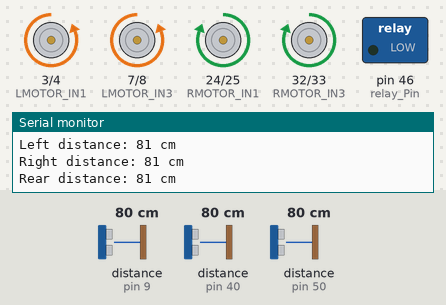
Bench run of a sketch on a simulated Arduino Mega 2560, built with avr-gcc and run on an emulated ATmega2560. Parts: motor-driver pin pairs drawn as motors (green arrow = first pin HIGH = forward, orange = second pin HIGH = backward, longer = more drive), switched loads named in the sketch (green lamp = pin HIGH), the last lines printed to the serial monitor. The test bench sets the inputs (shaded band); at power-on: distance to the obstacle (sensors on pin 40, pin 50, pin 9) 80 cm. The echo pulse lasts 58.3 µs per cm.

Above: at 1.2 s.
1.3 s: distance to the obstacle (sensor on pin 40) set to 17 cm
4.3 s: distance to the obstacle (sensor on pin 40) set to 13 cm
At 4.47 s:
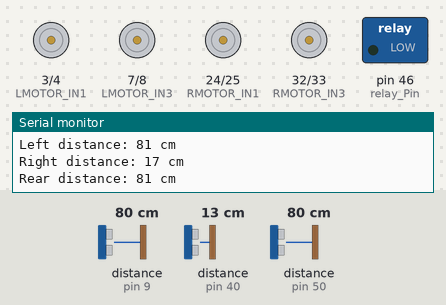
At 5.0 s:
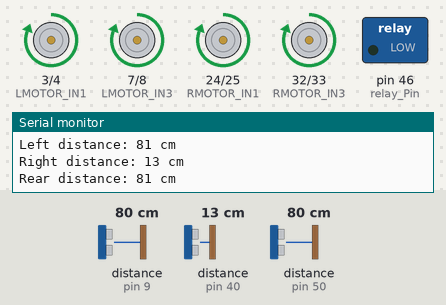
7.3 s: distance to the obstacle (sensor on pin 50) set to 17 cm
10.3 s: distance to the obstacle (sensor on pin 50) set to 12 cm
At 10.86 s:
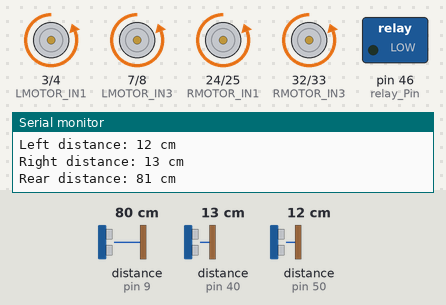
13.3 s: distance to the obstacle (sensor on pin 9) set to 17 cm
16.3 s: distance to the obstacle (sensor on pin 9) set to 13 cm
At 17.4 s:
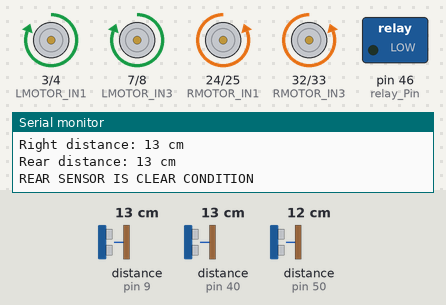
Timing chart, 0 to 20.3 s (numbered marks = the images above; inputs shaded):
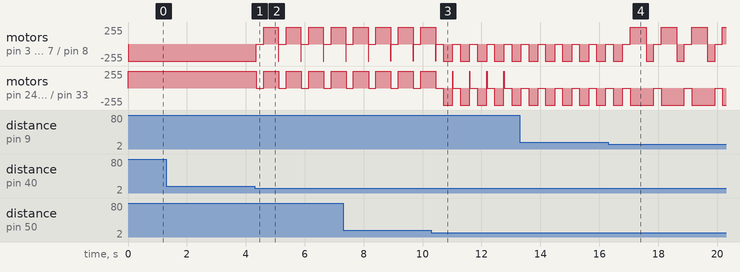

The sketch:

auto_3_sensors.ino
```cpp
#include "SoftwareSerial.h"
#include "NewPing.h"

// -- Define Pins -- //

#define relay_Pin 46

#define LMOTOR_IN1 3
#define LMOTOR_IN2 4
#define LMOTOR_IN3 7
#define LMOTOR_IN4 8
#define RMOTOR_IN1 24
#define RMOTOR_IN2 25
#define RMOTOR_IN3 32
#define RMOTOR_IN4 33

//Sonar sensor pins, accomodates all three current sensors
#define TRIGLEFT 52
#define ECHOLEFT 50
#define TRIGRIGHT 42
#define ECHORIGHT 40
#define TRIGREAR 10
#define ECHOREAR 9

#define MAX_DIST 400

//NOT SURE WHAT THIS BLUETOOTH CODE IS
/*
SoftwareSerial bluetooth(12, 13);
bool BTconnected = false;
const byte BTpin = 5;
*/

//NewPing sonar(TRIG, ECHO, MAXT_DIST);

//1st sonar sensor (left) is DIGITAL PIN: echo: 50, and trigger: 52
//2nd sonar sensor (right) is DIGITAL PIN: echo: 40, trigger: 42
//3rd sonar sensor (rear) is DIGITAL PIN: echo: 9, and trigger: 10

//New sonar sensor ping initialization
NewPing sonarleft(TRIGLEFT, ECHOLEFT, MAX_DIST);
NewPing sonarright(TRIGRIGHT, ECHORIGHT, MAX_DIST);
NewPing sonarrear(TRIGREAR, ECHOREAR, MAX_DIST);

int distleft, distright, distrear;

// -------------------------------------------------------------------------- //

void setup() { //I/O setup function

  //Motor I/O initialization
  pinMode(relay_Pin, OUTPUT);
  pinMode(LMOTOR_IN1, OUTPUT);
  pinMode(LMOTOR_IN2, OUTPUT);
  pinMode(LMOTOR_IN3, OUTPUT);
  pinMode(LMOTOR_IN4, OUTPUT);

  pinMode(RMOTOR_IN1, OUTPUT);
  pinMode(RMOTOR_IN2, OUTPUT);
  pinMode(RMOTOR_IN3, OUTPUT);
  pinMode(RMOTOR_IN4, OUTPUT);

  //BLUETOOTH FUNCTION TO BE REIMPLEMENTED WHEN BLUETOOTH INTEGRATION HAPPENS
  /*
  pinMode(BTpin, INPUT);
  */

  //USE SERIAL FOR TESTING. USE BLUETOOTH FOR THE FINAL APPPLICATION
  Serial.begin(9600);
  //bluetooth.begin(9600);
  Brake();

  //INITIALIZE BLUETOOTH CONNECTION, COMMENTED OUT FOR DRIVING TESTING
  /*
  while(!BTconnected) {
    if(digitalRead(BTpin) == HIGH) { //Bluetooth function to be reimplemented when bluetooth integration happens
      BTconnected = true;
    }
  }
  */
}

//DEBUG LINES OF CODE ARE COMMENTED OUT, UNCOMMENT TO USE FOR DEBUG PURPOSES
void loop() { //loop main function

  //Flags for turn statuses
  bool LeftTurn = false;
  bool RightTurn = false;
  bool Straight = false;
  bool Reversing = false;

  distleft = sonarleft.ping_cm();
  distright = sonarright.ping_cm();
  distrear = sonarrear.ping_cm();

  if(distleft >= 15 && distright >= 15){ //if left and right are clear, drive forward
    //Serial.println("MAIN DRIVE FORWARD CONDITION");
    Straight = true;
    Forward();
    //Serial.println("CALL FORWARD 99");
    Serial.print("Left distance: ");
    Serial.print(distleft);
    Serial.println(" cm");
    Serial.print("Right distance: ");
    Serial.print(distright);
    Serial.println(" cm");
    Serial.print("Rear distance: ");
    Serial.print(distrear);
    Serial.println(" cm");
  }

  Forward();
  //Serial.println("CALL FORWARD 112");
  if(distleft < 15 && distright >= 15){ //if left sensor detects obstacle within 15 cm, turn right
    //Serial.println("LEFT SENSOR IS BLOCKED CONDITION");
    Brake();
    //Serial.println("CALL BRAKE 116");
    Straight = false;
    delay(250);
    //Serial.println("CALL DELAY 119");
    RightTurn = true;
    Right();
    //Serial.println("CALL RIGHT 122");
    Serial.print("Left distance: ");
    Serial.print(distleft);
    Serial.println(" cm");
    Serial.print("Right distance: ");
    Serial.print(distright);
    Serial.println(" cm");
    Serial.print("Rear distance: ");
    Serial.print(distrear);
    Serial.println(" cm");
    delay(500);
    //Serial.println("CALL DELAY 133");
  }
  RightTurn = false;

  Straight = true;
  Forward();
  //Serial.println("CALL FORWARD 139");
  if(distright < 15 && distleft >= 15){ //if right sensor detects obstacle within 15 cm, turn left
    //Serial.println("RIGHT SENSOR IS BLOCKED CONDITION");
    Brake();
    //Serial.println("CALL BRAKE 143");
    Straight = false;
    delay(250);
    //Serial.println("CALL DELAY 146");
    Left();
    //Serial.println("CALL LEFT 148");
    Serial.print("Left distance: ");
    Serial.print(distleft);
    Serial.println(" cm");
    Serial.print("Right distance: ");
    Serial.print(distright);
    Serial.println(" cm");
    Serial.print("Rear distance: ");
    Serial.print(distrear);
    Serial.println(" cm");
    delay(500);
    //Serial.println("CALL DELAY 159");
  }
  LeftTurn = false;

  Straight = true;
  Forward();
  //Serial.println("CALL FORWARD 165");
  if(distright < 15 && distleft < 15){ //if both front sensors are obstructed, drive in reverse
    //Serial.println("BOTH FRONT SENSORS ARE BLOCKED CONDITION");
    Brake();
    //Serial.println("CALL BRAKE 169");
    Straight = false;
    delay(250);
    //Serial.println("CALL DELAY 172");
    Reversing = true;
    Backward();
    //Serial.println("CALL BACKWARD 175");
    Serial.print("Left distance: ");
    Serial.print(distleft);
    Serial.println(" cm");
    Serial.print("Right distance: ");
    Serial.print(distright);
    Serial.println(" cm");
    Serial.print("Rear distance: ");
    Serial.print(distrear);
    Serial.println(" cm");
    if(distrear > 15){ //if rear sensor is blocked, turn right
      //Serial.println("REAR SENSOR IS BLOCKED CONDITION");
      Brake();
      //Serial.println("CALL BRAKE 188");
      Reversing = false;
      RightTurn = true;
      Right();
      //Serial.println("CALL RIGHT 192");
      Serial.print("Left distance: ");
      Serial.print(distleft);
      Serial.println(" cm");
      Serial.print("Right distance: ");
      Serial.print(distright);
      Serial.println(" cm");
      Serial.print("Rear distance: ");
      Serial.print(distrear);
      Serial.println(" cm");
      delay(250);
      //Serial.println("CALL DELAY 203");
      RightTurn = false;
    }
    else{ //if rear sensor is clear, turn right after half second of reversing
      Serial.println("REAR SENSOR IS CLEAR CONDITION");
      delay(500);
      //Serial.println("CALL DELAY 209");
      Reversing = false;
      RightTurn = true;
      Right();
      //Serial.println("CALL RIGHT 213");
      Serial.print("Left distance: ");
      Serial.print(distleft);
      Serial.println(" cm");
      Serial.print("Right distance: ");
      Serial.print(distright);
      Serial.println(" cm");
      Serial.print("Rear distance: ");
      Serial.print(distrear);
      Serial.println(" cm");
      delay(250);
      //Serial.println("CALL DELAY 224");
      RightTurn = false;
    }
  }

  Straight = true;
  Forward();
  //Serial.println("CALL FORWARD 231");


  //PREVIOUS MAIN LOOP CODE FOR THE SINGLE SONAR SENSOR AND OLD CHASSIS
  /*
  if(sonar.ping_cm() >= 15){ //drive forward while distance >= 10 cm
    Forward();
    Serial.print("Distance = ");
    Serial.print(sonar.ping_cm());
    Serial.println(" cm");
  }

  Forward();
  if(sonar.ping_cm() < 15){ //when object is too close, first turn left
    Brake();
    delay(250);
    LeftTurn = true;
    Left();
    Serial.print("Distance = ");
    Serial.print(sonar.ping_cm());
    Serial.println(" cm");
    delay(500);
  }

  Forward();
  if(LeftTurn && sonar.ping_cm() < 15){ //if left is not clear, turn right
    Brake();
    delay(250);
    RightTurn = true;
    Right();
    Serial.print("Distance = ");
    Serial.print(sonar.ping_cm());
    Serial.println(" cm");
    LeftTurn = false;
    delay(750);
  }

  Forward();
  if(sonar.ping_cm() < 15){ //if right is not clear, turn around
    Backward();
    delay(250);
    Brake();
    delay(250);
    Serial.print("Distance = ");
    Serial.print(sonar.ping_cm());
    Serial.println(" cm");
    RightTurn = false;
    LeftTurn = false;
    delay(500);
    RightTurn = true;
    Right();
    delay(250);
  }
  */

}

// --------------------robot movement functions-------------------- //

void Forward(){
  digitalWrite(LMOTOR_IN1,LOW); // HIGH,LOW sets the motor fowards
  digitalWrite(LMOTOR_IN2,HIGH); // LIN1 and LIN2 is motor 1(left side)
  digitalWrite(LMOTOR_IN3,LOW);// LIN3 and LIN4 is motor 2(left Side)
  digitalWrite(LMOTOR_IN4,HIGH);

  digitalWrite(RMOTOR_IN1,HIGH); // Both left and right side go foward
  digitalWrite(RMOTOR_IN2,LOW);
  digitalWrite(RMOTOR_IN3,HIGH);// RIN1 and RIN2 is motor 3(right side)
  digitalWrite(RMOTOR_IN4,LOW); // RIN3 and RIN4 is motor 4(right side)
}

void Backward(){ // robot moves backwards
  digitalWrite(LMOTOR_IN1,HIGH); // LOW,HIGH sets the motor backwards
  digitalWrite(LMOTOR_IN2,LOW);
  digitalWrite(LMOTOR_IN3,HIGH);
  digitalWrite(LMOTOR_IN4,LOW);

  digitalWrite(RMOTOR_IN1,LOW); // Both left and right side go backwards
  digitalWrite(RMOTOR_IN2,HIGH);
  digitalWrite(RMOTOR_IN3,LOW);
  digitalWrite(RMOTOR_IN4,HIGH);
}

void Left(){ // robot rotates counter-clockwise (left)
  digitalWrite(LMOTOR_IN1,HIGH); // left side motors go backwards
  digitalWrite(LMOTOR_IN2,LOW);
  digitalWrite(LMOTOR_IN3,HIGH);
  digitalWrite(LMOTOR_IN4,LOW);

  digitalWrite(RMOTOR_IN1,HIGH); // right side motors go forwards
  digitalWrite(RMOTOR_IN2,LOW);
  digitalWrite(RMOTOR_IN3,HIGH);
  digitalWrite(RMOTOR_IN4,LOW);
}

void Right(){ // robot rotates clockwise (right)
  digitalWrite(RMOTOR_IN1,LOW); // right side motors go backwards
  digitalWrite(RMOTOR_IN2,HIGH);
  digitalWrite(RMOTOR_IN3,LOW);
  digitalWrite(RMOTOR_IN4,HIGH);

  digitalWrite(LMOTOR_IN1,LOW); // left side motors go forwards,
  digitalWrite(LMOTOR_IN2,HIGH);
  digitalWrite(LMOTOR_IN3,LOW);
  digitalWrite(LMOTOR_IN4,HIGH);
}

void Brake(){ // disables all motor movement
  digitalWrite(LMOTOR_IN1,LOW);
  digitalWrite(LMOTOR_IN2,LOW);
  digitalWrite(LMOTOR_IN3,LOW);
  digitalWrite(LMOTOR_IN4,LOW);

  digitalWrite(RMOTOR_IN1,LOW);
  digitalWrite(RMOTOR_IN2,LOW);
  digitalWrite(RMOTOR_IN3,LOW);
  digitalWrite(RMOTOR_IN4,LOW);
}

// loch ness monster: 'ima need about tree fiddy'                               
```

Measured:
- the behaviour switches between 15 and 14 cm on distance to the obstacle (sensor on pin 40) (found by bisection; images 0 and 1)
- the behaviour switches between 15 and 14 cm on distance to the obstacle (sensor on pin 50) (found by bisection; images 2 and 3)
- the behaviour switches between 16 and 15 cm on distance to the obstacle (sensor on pin 9) (found by bisection; images 3 and 4)
- after the input at 4.3 s, motor on pin 3 (LMOTOR_IN1) / pin 4 (LMOTOR_IN2), motor on pin 7 (LMOTOR_IN3) / pin 8 (LMOTOR_IN4): backward 255/255 → stopped after 0.05 s, then repeats every 0.76 s: forward 255/255 0.50 s, backward 255/255 0.01 s, stopped 0.25 s
